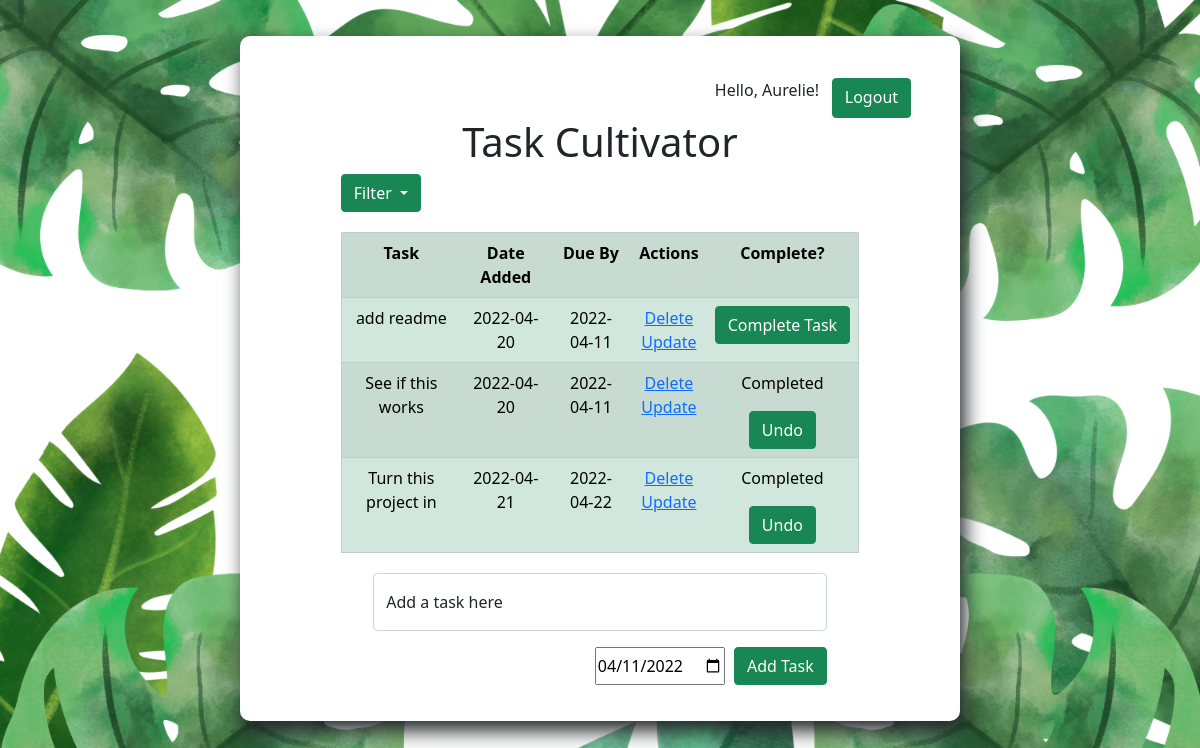
/ (signed in), run on an earlier commit of the app's database.
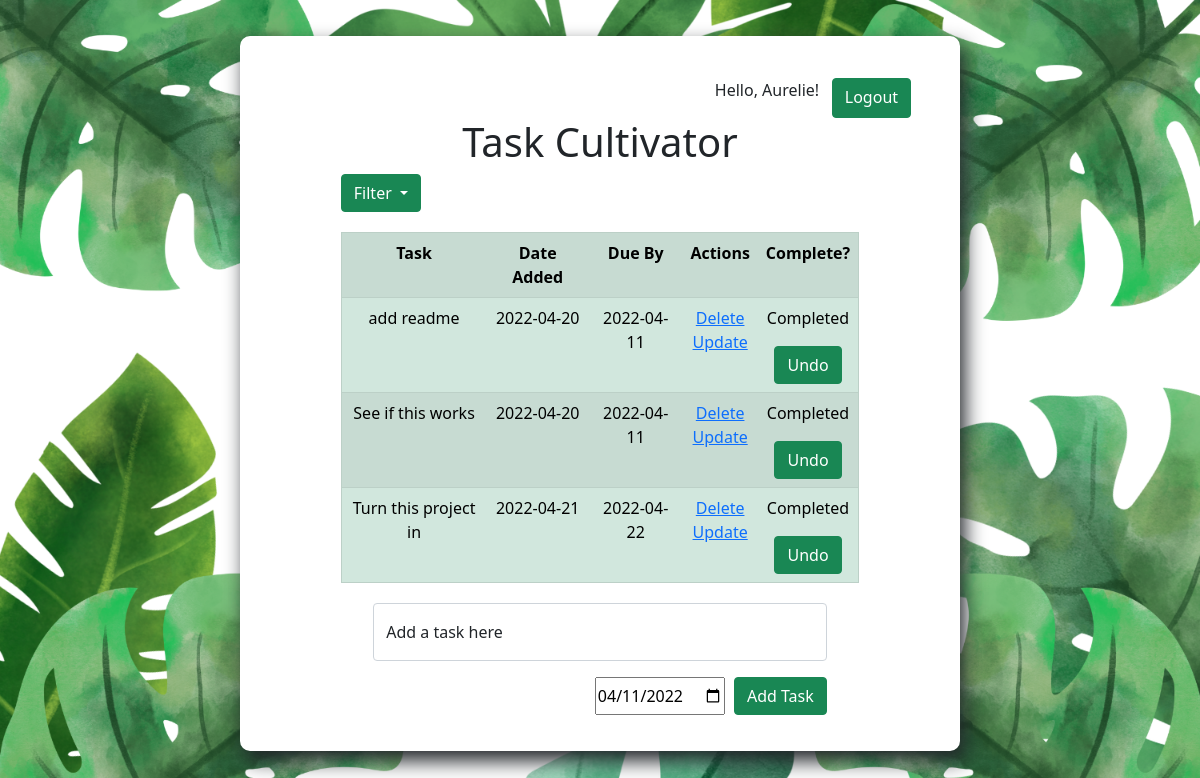
And on a later commit of the database.
### index.py (models this page shows, shortened)
class User(db.Model, UserMixin):
    __table_name__ = 'user'
    id = db.Column(db.Integer, primary_key=True)
    first_name = db.Column(db.String(20), nullable=False)
    last_name = db.Column(db.String(20), nullable=False)
    password = db.Column(db.String(80), nullable=False)
    email = db.Column(db.String(30), nullable=False, unique=True)
    todos = db.relationship('Todo', backref='user')

class Todo(db.Model):
    __table_name__ = 'todo'
    id = db.Column(db.Integer, primary_key=True)
    content = db.Column(db.String(200), nullable=False)
    due_date = db.Column(db.DateTime, nullable=False, default=datetime.utcnow)
    completed = db.Column(db.Integer, default=0)
    data_created = db.Column(db.DateTime, default=datetime.utcnow)
    is_complete = db.Column(db.Boolean, default=False)
    user_id = db.Column(db.Integer, db.ForeignKey('user.id'), nullable=False)

### index.py (the view)
@app.route('/', methods=['GET'])
@login_required
def index():
    tasks = Todo.query.order_by(Todo.data_created).filter_by(
        user_id=current_user.id).all()
    logged_in_user = User.query.filter_by(id=current_user.id).first()
    return render_template('index.html', tasks=tasks, user=logged_in_user)

### index.py (called while the page is built)
@login_manager.user_loader  # loads user from database
def load_user(user_id):  # user_id is the id of the user
    return User.query.get(int(user_id))  # returns user object

### templates/index.html (shortened to what this page needs)
{% extends 'base.html' %}  {% block body %}
<div class="page">
  <head>
    <link
      href="https://cdn.jsdelivr.net/npm/bootstrap@5.1.3/dist/css/bootstrap.min.css"
      rel="stylesheet"
    />
  </head>
  <div class="content task-striker">
    <div class="logout-button">
      <p style="margin-right: 2%">Hello, {{user.first_name}}!</p>
      <a class="btn btn-success" href="/logout" role="button">Logout</a>
    </div>
    <h1 class="headers">Task Cultivator</h1>
    {% if tasks|length < 1 %}
    <h4 class="headers">
      Hi {{user.first_name}}! You don't seem to have any tasks at the moment.
      Create one below!
    </h4>
    {% else %}
    <div class="dropdown filter-button">
      <button
        class="btn btn-success dropdown-toggle"
        type="button"
        id="dropdownMenuButton1"
        data-bs-toggle="dropdown"
        aria-expanded="false"
      >
        Filter
      </button>
    </div>
    <table class="table table-success table-striped table-hover task-table">
      <tr style="text-align: center">
        <th>Task</th>
        <th>Date Added</th>
        <th>Due By</th>
        <th>Actions</th>
        <th>Complete?</th>
      </tr>
      {% for task in tasks%}
      <tr>
        <td>{{task.content}}</td>
        <td>{{task.data_created.date()}}</td>
        <td>{{task.due_date.date()}}</td>
        <td>
          <a href="/task/{{task.id}}/delete">Delete</a>
          <br />
          <a href="/task/{{task.id}}/update">Update</a>
        </td>
        <td>
          {% if task.is_complete == True %}
          <p>Completed</p>
          <form action="/task/{{task.id}}/complete" method="POST">
            <input type="submit" class="btn btn-success" value="Undo" />
          </form>
          {% else %}
          <form action="/task/{{task.id}}/complete" method="POST">
            <input
              type="submit"
              class="btn btn-success"
              value="Complete Task"
            />
          </form>
          {% endif %}
        </td>
      </tr>
      {% endfor %}
    </table>
    {% endif %}
    <div class="form">
      <form action="/task/add" method="POST">
        <div class="form-floating mb-3">
          <input
            type="text"
            name="content"
            class="form-control"
            id="floatingInput content"
            placeholder="name@example.com"
          />
          <label for="floatingInput">Add a task here</label>
        </div>
        <div class="date-submit">
          <input
            type="date"
            id="due_date"
            name="due_date"
            value="2022-04-11"
            min="2022-04-11"
            max="2028-12-31"
            style="margin-right: 2%"
          />
          <input type="submit" class="btn btn-success" value="Add Task" />
        </div>
      </form>
    </div>
  </div>
</div>
{% endblock %}

### templates/base.html (shortened to what this page needs)
<!DOCTYPE html>
<html lang="en">
  <head>
    <link
      rel="stylesheet"
      href="{{ url_for('static', filename='css/main.css') }}"
    />
  </head>
  <body>
    {% block body %} {% endblock %}
  </body>
</html>

### static/css/main.css (style rules this page uses)
body { margin: 0; font-family: 'Roboto Mono', monospace; }
.content { margin-top: 10%; margin-bottom: 5% }
.date-submit { display: flex; justify-content: flex-end; }
table, td, th { border: 1px solid #aaa; }
.task-table { max-width: 80%; }
table { border-collapse: collapse; width: 50%; margin-left: 10%; margin-top: 3%; }
.filter-button { margin-left:10% }
.task-striker { background-color: white; width: 60%; margin-top: 3%; margin-bottom: 20%; padding: 3%; position: absolute; left: 20%; box-shadow: 5px 10px 20px 0px; border-radius: 10px; }
th { height: 30px; }
td { text-align: center; padding: 5px; }
.form { margin-top: 20px; align-content: center; margin-left: 15%; width: 70% }
.headers { text-align: center; }
.logout-button { display:flex; justify-content: flex-end; margin-top: 1%; margin-right: 2%; }
html { background-image: url("/static/LoginSignupPage.png"); background-repeat: no-repeat; background-size: cover; }

What changed in the data, as far as the page shows it:
changed Todo "add readme": is_complete False → True (drawn); value "Complete Task" → "Undo"
